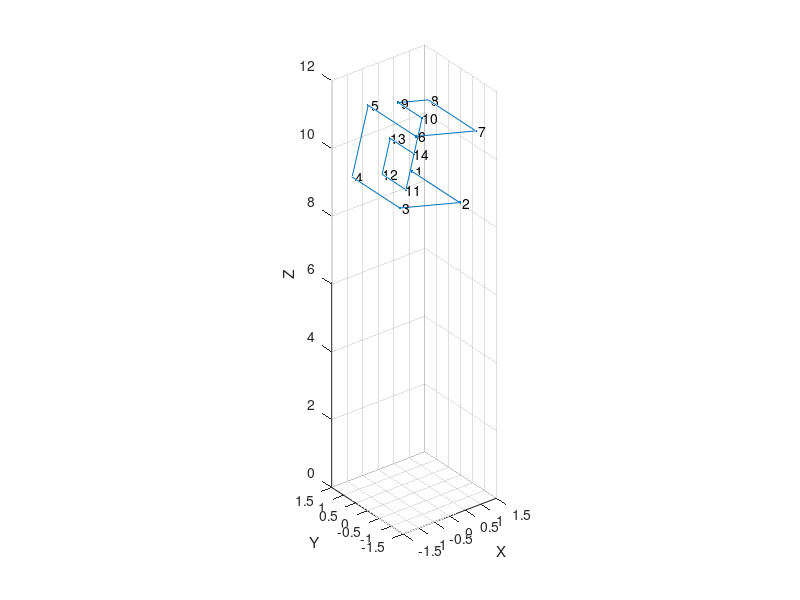
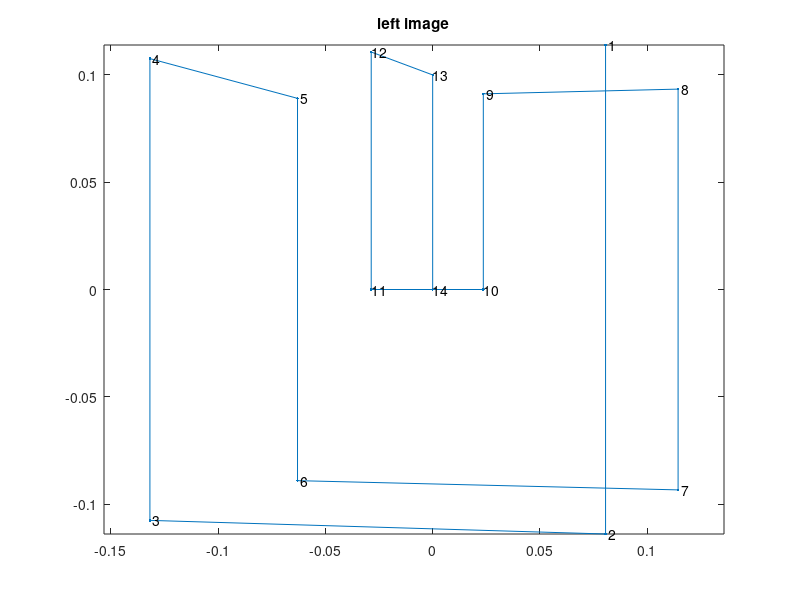
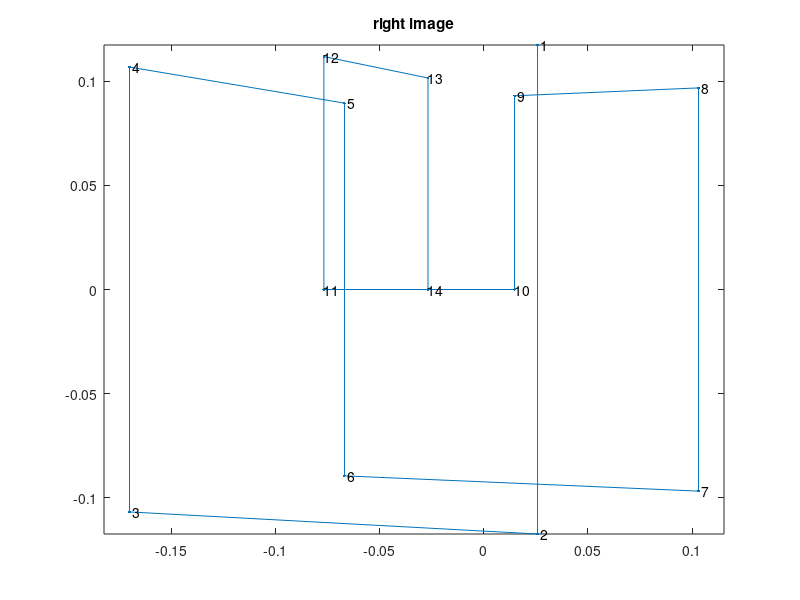

MATLAB code to generate these figures, in order:
% 3D coordinates of original shape
XYZ=[0.7071    1.0000    8.7753
     0.7071   -1.0000    8.7753
    -1.2247   -1.0000    9.2929
    -1.2247    1.0000    9.2929
    -0.7071    1.0000   11.2247
    -0.7071   -1.0000   11.2247
     1.2247   -1.0000   10.7071
     1.2247    1.0000   10.7071
     0.2588    1.0000   10.9659
     0.2588         0   10.9659
    -0.2588         0    9.0341
    -0.2588    1.0000    9.0341
          0    1.0000   10.0000
          0         0   10.0000]';
npts=size(XYZ,2);
X=XYZ(1,:);
Y=XYZ(2,:);
Z=XYZ(3,:);
figure(1)
plot3(X,Y,Z,'.-')
axis('equal');
xlabel('X')
ylabel('Y')
zlabel('Z')
text(X,Y,Z,int2str((1:npts)'))
grid on
axis([-1.5 1.5 -1.5 1.5 0 12])

% projection matrix for left camera:
P1 = [ 1     0     0     0
       0     1     0     0
       0     0     1     0 ];

% projection matrix for right camera:
% T=[-2 0 0]';
% th=10*pi/180; % angle
% w=[0 1 0]'; % axis
P2 = [ 0.9848         0    0.1736   -2.0000
            0    1.0000         0         0
      -0.1736         0    0.9848         0 ];

% compute projections in both cameras:
xy1=P1*[XYZ; ones(1,npts)];
xy2=P2*[XYZ; ones(1,npts)];
xL=xy1(1,:)./xy1(3,:);
yL=xy1(2,:)./xy1(3,:);
xR=xy2(1,:)./xy2(3,:);
yR=xy2(2,:)./xy2(3,:);

figure(2)
plot(xL,yL,'.-')
text(xL,yL,int2str((1:npts)'))
axis('equal');
title('left image')

figure(3)
plot(xR,yR,'.-')
text(xR,yR,int2str((1:npts)'))
axis('equal');
title('right image')
